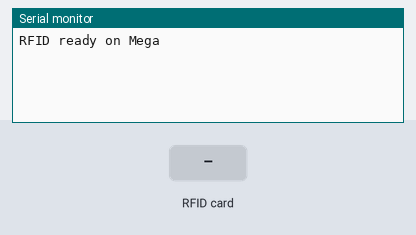
Recording of a program running on a simulated Arduino Mega 2560, built with avr-gcc and run on an emulated ATmega2560. Shown: the last lines printed to the serial monitor. The inputs (shaded band) are chosen by the test bench.

Above: at 1.2 s.
1.3 s: RFID card 0E C5 51 03 held to the reader
At 2.0 s:
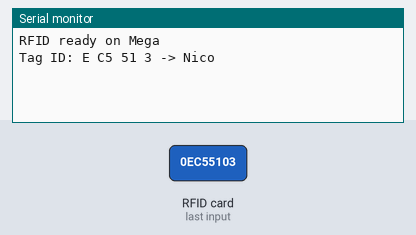
2.8 s: RFID card 04 98 51 03 held to the reader
At 3.3 s:
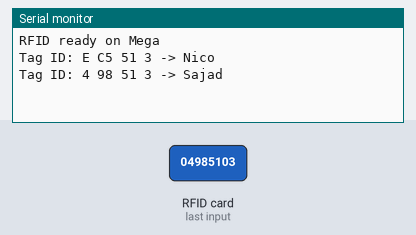
4.3 s: RFID card 1A 5A CD 18 held to the reader
At 5.5 s:
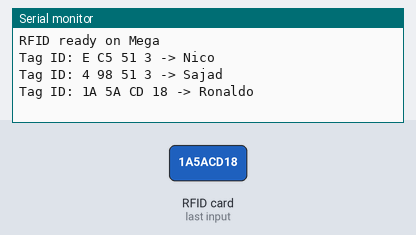
5.8 s: RFID card 5E 7A 19 C4 held to the reader
At 7.1 s:
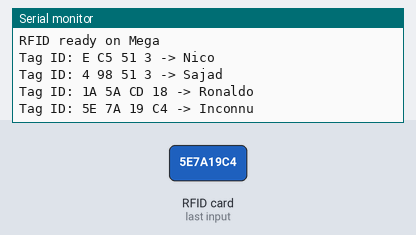

Measured:
- after the input at 1.3 s, the serial monitor: prints a new line at once (image 1)
- after the input at 2.8 s, the serial monitor: prints a new line at once (image 2)
- after the input at 4.3 s, the serial monitor: prints a new line at once (image 3)
- after the input at 5.8 s, the serial monitor: prints a new line at once (image 4)

The program:

main.cpp
```cpp
#include <Arduino.h>
#include <SPI.h>
#include <MFRC522.h>
#include "RFID_DB_TP2.h"

#define RST_PIN 5
#define SS_PIN 53

MFRC522 mfrc522(SS_PIN, RST_PIN);

boolean newUidDetected()
{
    if (!mfrc522.PICC_IsNewCardPresent())
        return false;
    if (!mfrc522.PICC_ReadCardSerial()) // Stocke les données du tag dans `mfrc522.uid` et renvoie `true` si tout est OK
        return false;
    mfrc522.PICC_HaltA(); // Stop reading
    return true;
}

void setup()
{
    Serial.begin(115200);
    SPI.begin();
    mfrc522.PCD_Init();
    Serial.println("RFID ready on Mega");
}

void loop()
{
    if (newUidDetected())
    {
        Serial.print("Tag ID: ");
        for (int i = 0; i < mfrc522.uid.size; i++)
        {
            Serial.print(mfrc522.uid.uidByte[i], HEX);
            Serial.print(" ");
        }
        Serial.print("-> ");
        Serial.println(getCardName(mfrc522.uid));
        delay(1000);
    }
    delay(10);
}
```

RFID_DB_TP2.h
```cpp
#include <MFRC522.h>

#define BYTE_NBR 4
#define SAK_TYPE 8

typedef struct
{
    const char *name[10];
    MFRC522::Uid rfid;
} dbItem;

const dbItem DB[] = {
    {{"Nico"}, {BYTE_NBR, {0xE, 0xC5, 0x51, 0x3}, SAK_TYPE}},
    {{"Sajad"}, {BYTE_NBR, {0x4, 0x98, 0x51, 0x3}, SAK_TYPE}},
    {{"Ronaldo"}, {BYTE_NBR, {0x1A, 0x5A, 0xCD, 0x18}, SAK_TYPE}},
    {{"Timothee"}, {BYTE_NBR, {0x1A, 0xD6, 0xC2, 0x18}, SAK_TYPE}}};

const char *getCardName(MFRC522::Uid readUID)
{
    const unsigned long NBR_OF_ENTRIES = sizeof(DB) / sizeof(dbItem);
    for (unsigned int entry = 0; entry < NBR_OF_ENTRIES; entry++)
    {
        if (DB[entry].rfid.size == readUID.size && DB[entry].rfid.sak == readUID.sak)
        {
            bool found = true;
            for (int byte = 0; byte < readUID.size; byte++)
            {
                if (DB[entry].rfid.uidByte[byte] != readUID.uidByte[byte])
                {
                    found = false;
                    break;
                }
            }

            if (found)
            {
                return DB[entry].name[0];
            }
        }
    }
    return "Inconnu";
}
```
